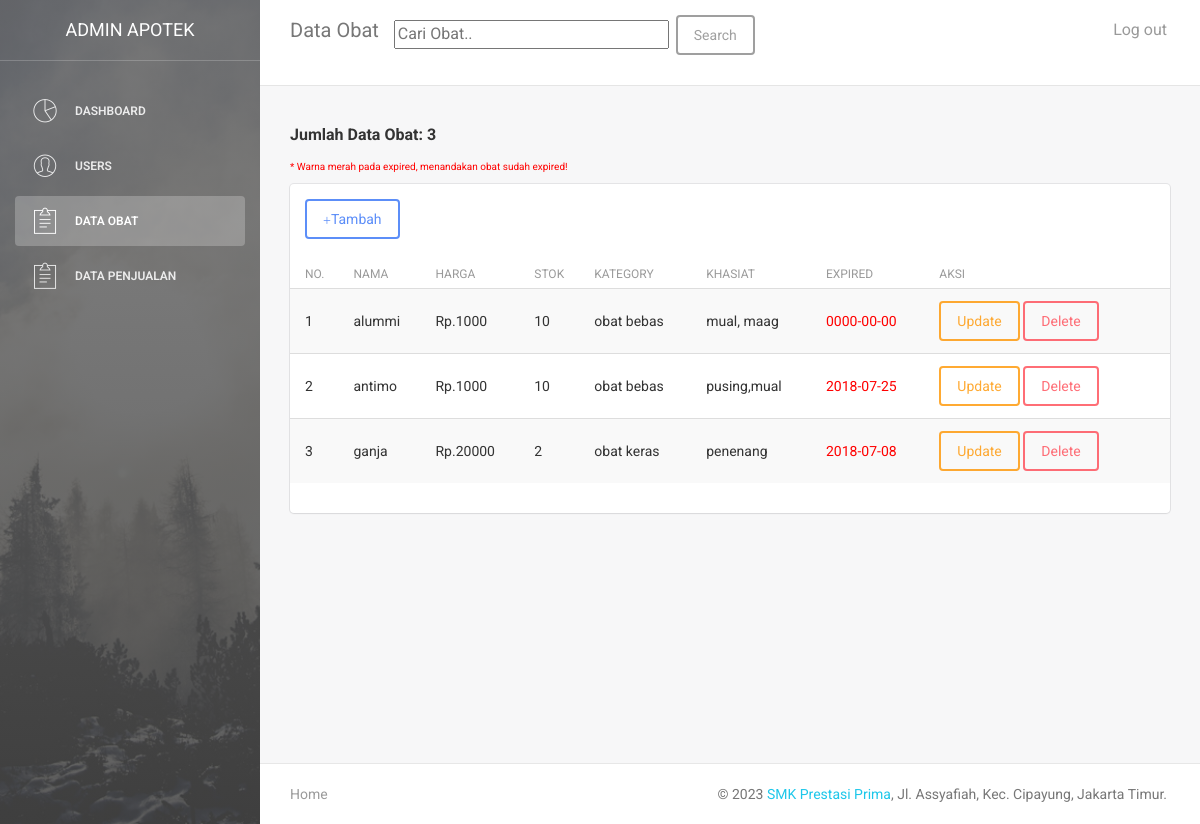
The app's page /obat.php (signed in) with its own data.
### tables this page shows
CREATE TABLE `obat` (
  `id` int(11) NOT NULL,
  `nama` varchar(50) NOT NULL,
  `harga` int(11) NOT NULL,
  `stok` int(11) NOT NULL,
  `kategory` enum('obat bebas','obat bebas terbatas','obat keras','jamu','obat herbal terstandar','fitofarmaka') NOT NULL,
  `khasiat` varchar(255) NOT NULL,
  `expired` date NOT NULL
);

### functions/func_obat.php (called while the page is built, shortened)
<?php
	require 'config.php';
	function getData($sql){
		global $conn;
		$res = mysqli_query($conn, $sql);
		$rows = [];
		while ($row = mysqli_fetch_assoc($res)) {
			$rows[] = $row;
		}
		return $rows;
	}
 ?>

### obat.php (the view, shortened to what this page needs)
<?php
    require 'functions/func_obat.php';
    $data_obat = getData("SELECT * FROM obat ORDER BY id DESC");
    $sql = "SELECT count(*) AS jumlah FROM obat";
    $res = mysqli_query($conn, $sql);
    $jumlah = mysqli_fetch_assoc($res);
 ?>
<!doctype html>
<html lang="en">
<head>
    <link href="assets/css/bootstrap.min.css" rel="stylesheet" />
    <link href="assets/css/animate.min.css" rel="stylesheet"/>
    <link href="assets/css/light-bootstrap-dashboard.css?v=1.4.0" rel="stylesheet"/>
    <link href="assets/css/demo.css" rel="stylesheet" />
    <link href="http://maxcdn.bootstrapcdn.com/font-awesome/4.2.0/css/font-awesome.min.css" rel="stylesheet">
    <link href="assets/css/pe-icon-7-stroke.css" rel="stylesheet" />
</head>
<body>
<div class="wrapper">
    <div class="sidebar" data-color="black" data-image="assets/img/sidebar-5.jpg">
    	<div class="sidebar-wrapper">
            <div class="logo">
                <a href="#" class="simple-text">
                    <?php
                        if ($_SESSION['level'] == 'admin') {
                            echo "admin apotek";
                        } else if ($_SESSION['level'] == 'apoteker') {
                            echo "apoteker apotek";
                        } else if ($_SESSION['level'] == 'pegawai') {
                            echo "pegawai apotek";
                        }
                     ?>
                </a>
            </div>
            <ul class="nav">
            <?php if($_SESSION['level'] == 'apoteker' || $_SESSION['level'] == 'admin' || $_SESSION['level'] == 'pegawai') { ?>
                <li>
                    <a href="dashboard.php">
                        <i class="pe-7s-graph"></i>
                        <p>Dashboard</p>
                    </a>
                </li>
            <?php } ?>
            <?php if($_SESSION['level'] == 'admin') { ?>
                <li>
                    <a href="users.php">
                        <i class="pe-7s-user"></i>
                        <p>Users</p>
                    </a>
                </li>
            <?php } ?>
            <?php if($_SESSION['level'] == 'apoteker' || $_SESSION['level'] == 'admin' || $_SESSION['level'] == 'pegawai') { ?>
                <li class="active">
                    <a href="obat.php">
                        <i class="pe-7s-note2"></i>
                        <p>Data Obat</p>
                    </a>
                </li>
            <?php } ?>
            <?php if($_SESSION['level'] == 'pegawai' || $_SESSION['level'] == 'admin') { ?>
                <li>
                    <a href="penjualan.php">
                        <i class="pe-7s-note2"></i>
                        <p>Data Penjualan</p>
                    </a>
                </li>
            <?php } ?>
            </ul>
    	</div>
    </div>
    <div class="main-panel">
		<nav class="navbar navbar-default navbar-fixed">
            <div class="container-fluid">
                <div class="navbar-header">
                    <a class="navbar-brand" href="#">Data Obat</a>
                </div>
                <div class="collapse navbar-collapse">
                    <ul class="nav navbar-nav navbar-left">
                        <li>
                            <form action="" method="post">
                                <div class="form-group">
                                    <input type="text" size="30" name="keyword" autocomplete="off" autofocus placeholder="Cari Obat..">
                                    <button type="submit" name="search" class="btn btn-default">Search</button>
                                </div>
                            </form>
                        </li>
                    </ul>
                    <ul class="nav navbar-nav navbar-right">
                        <li>
                            <a href="logout.php">
                                <p>Log out</p>
                            </a>
                        </li>
                    </ul>
                </div>
            </div>
        </nav>
        <div class="content">
            <div class="container-fluid">
                <div class="row">
                    <div class="col-md-12">
                        <h5><b> <?php echo "Jumlah Data Obat: " . $jumlah['jumlah']; ?></b></h5>
                        <p style="color: red;font-size: 10px;">* Warna merah pada expired, menandakan obat sudah expired!</p>
                        <div class="card">
                            <div class="header">
                            <?php if($_SESSION['level'] == 'apoteker' || $_SESSION['level'] == 'admin') { ?>
                                <button class="btn btn-primary" data-toggle="modal" data-target="#myModal"><span class="glyphicon glyphicon-plus"></span>Tambah</button>
                            <?php } ?>
                            </div>
                            <div class="content table-responsive table-full-width">
                                <table class="table table-hover table-striped">
                                    <thead>
                                        <th>No.</th>
                                    	<th>Nama</th>
                                    	<th>Harga</th>
                                    	<th>Stok</th>
                                        <th>Kategory</th>
                                        <th>Khasiat</th>
                                        <th>Expired</th>
                                    <?php if($_SESSION['level'] == 'apoteker' || $_SESSION['level'] == 'admin') { ?>
                                        <th>Aksi</th>
                                    <?php } ?>
                                    </thead>
                                    <tbody>
                                    <?php
                                        $i = 1;
                                        $tgl = date("Y-m-d");
                                    ?>
                                    <?php foreach ($data_obat as $data) : ?>
                                        <tr>
                                        	<td><?= $i; ?></td>
                                        	<td><?= $data['nama'] ?></td>
                                        	<td>Rp.<?= $data['harga'] ?></td>
                                        	<td><?= $data['stok'] ?></td>
                                        	<td><?= $data['kategory'] ?></td>
                                            <td><?= $data['khasiat'] ?></td>
                                            <?php if($data['expired'] <= $tgl ) { ?>
                                                <td style="color: red;"><?= $data['expired'] ?></td>
                                            <?php } else { ?>
                                                <td><?= $data['expired'] ?></td>
                                            <?php } ?>
                                            <td>
                                            <?php if($_SESSION['level'] == 'apoteker' || $_SESSION['level'] == 'admin') { ?>
                                                <a href="update_obat.php?id=<?= $data['id'] ?>" class="btn btn-warning">Update</a> <?php } ?>
                                            <?php if($_SESSION['level'] == 'apoteker' || $_SESSION['level'] == 'admin') { ?>
                                                <a href="delete_obat.php?id=<?= $data['id'] ?>" class="btn btn-danger" onclick="return confirm('Anda yakin ingin menghapus data ini?');">Delete</a> <?php } ?>
                                            </td>
                                        </tr>
                                        <?php $i++; ?>
                                    <?php endforeach; ?>
                                    </tbody>
                                </table>
                            </div>
                        </div>
                    </div>
                </div>
            </div>
        </div>
        <footer class="footer">
            <div class="container-fluid">
                <nav class="pull-left">
                    <ul>
                        <li>
                            <a href="#">
                                Home
                            </a>
                        </li>
                    </ul>
                </nav>
                <p class="copyright pull-right">
                    &copy; <script>document.write(new Date().getFullYear())</script> <a href="https://smk.prestasiprima.sch.id/">SMK Prestasi Prima</a>, Jl. Assyafiah, Kec. Cipayung, Jakarta Timur.
                </p>
            </div>
        </footer>
    </div>
</div>
</body>
</html>

### records on screen
obat: nama "alummi", harga "1000", stok "10", kategory "obat bebas", khasiat "mual, maag", expired "0000-00-00"
obat: nama "antimo", harga "1000", stok "10", kategory "obat bebas", khasiat "pusing,mual", expired "2018-07-25"
obat: nama "ganja", harga "20000", stok "2", kategory "obat keras", khasiat "penenang", expired "2018-07-08"

### other values on screen
$jumlah['jumlah'] "3"
